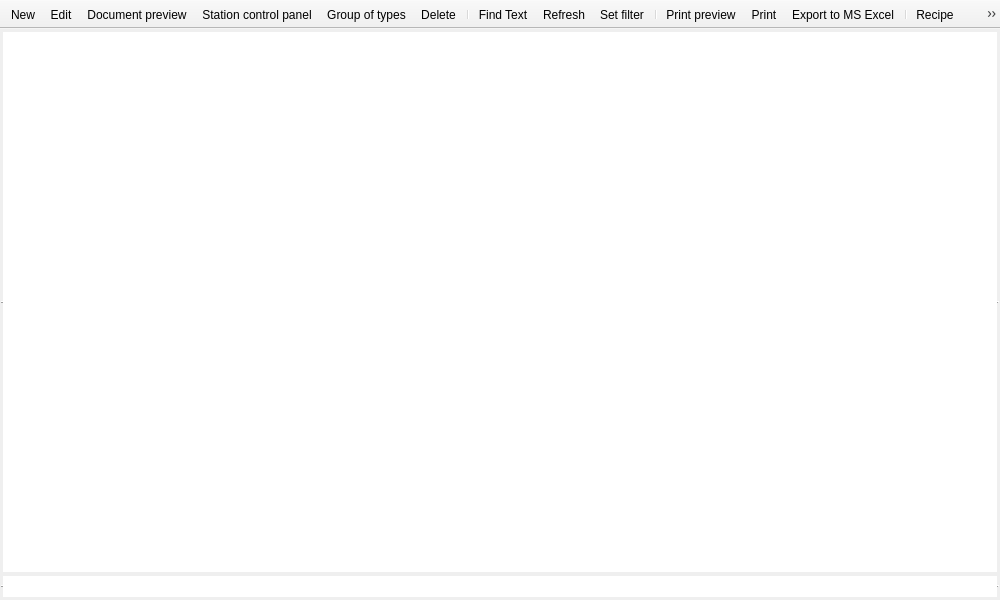
<?xml version="1.0" encoding="UTF-8"?>
<ui version="4.0">
 <class>BaseGrid</class>
 <widget class="QMainWindow" name="BaseGrid">
  <property name="geometry">
   <rect>
    <x>0</x>
    <y>0</y>
    <width>1000</width>
    <height>600</height>
   </rect>
  </property>
  <property name="minimumSize">
   <size>
    <width>1000</width>
    <height>600</height>
   </size>
  </property>
  <property name="windowTitle">
   <string>MainWindow</string>
  </property>
  <widget class="QWidget" name="centralwidget">
   <layout class="QHBoxLayout" name="horizontalLayout">
    <property name="spacing">
     <number>2</number>
    </property>
    <property name="leftMargin">
     <number>1</number>
    </property>
    <property name="topMargin">
     <number>1</number>
    </property>
    <property name="rightMargin">
     <number>1</number>
    </property>
    <property name="bottomMargin">
     <number>1</number>
    </property>
    <item>
     <layout class="QVBoxLayout" name="verticalLayout">
      <property name="spacing">
       <number>0</number>
      </property>
      <item>
       <widget class="QTableWidget" name="tableGrid">
        <property name="sizePolicy">
         <sizepolicy hsizetype="Expanding" vsizetype="Expanding">
          <horstretch>0</horstretch>
          <verstretch>1</verstretch>
         </sizepolicy>
        </property>
        <property name="frameShape">
         <enum>QFrame::HLine</enum>
        </property>
        <property name="frameShadow">
         <enum>QFrame::Raised</enum>
        </property>
        <property name="horizontalScrollBarPolicy">
         <enum>Qt::ScrollBarAlwaysOff</enum>
        </property>
        <property name="editTriggers">
         <set>QAbstractItemView::NoEditTriggers</set>
        </property>
        <property name="selectionMode">
         <enum>QAbstractItemView::SingleSelection</enum>
        </property>
        <property name="selectionBehavior">
         <enum>QAbstractItemView::SelectRows</enum>
        </property>
       </widget>
      </item>
      <item>
       <widget class="QTableWidget" name="tableTotal">
        <property name="sizePolicy">
         <sizepolicy hsizetype="Preferred" vsizetype="Fixed">
          <horstretch>0</horstretch>
          <verstretch>0</verstretch>
         </sizepolicy>
        </property>
        <property name="maximumSize">
         <size>
          <width>16777215</width>
          <height>25</height>
         </size>
        </property>
        <property name="frameShape">
         <enum>QFrame::HLine</enum>
        </property>
        <property name="frameShadow">
         <enum>QFrame::Raised</enum>
        </property>
        <property name="verticalScrollBarPolicy">
         <enum>Qt::ScrollBarAlwaysOff</enum>
        </property>
        <property name="editTriggers">
         <set>QAbstractItemView::NoEditTriggers</set>
        </property>
        <property name="selectionMode">
         <enum>QAbstractItemView::NoSelection</enum>
        </property>
        <property name="selectionBehavior">
         <enum>QAbstractItemView::SelectRows</enum>
        </property>
        <attribute name="horizontalHeaderVisible">
         <bool>false</bool>
        </attribute>
       </widget>
      </item>
     </layout>
    </item>
   </layout>
  </widget>
  <widget class="QMenuBar" name="menubar">
   <property name="geometry">
    <rect>
     <x>0</x>
     <y>0</y>
     <width>1000</width>
     <height>21</height>
    </rect>
   </property>
  </widget>
  <widget class="QToolBar" name="toolBar">
   <property name="windowTitle">
    <string>toolBar</string>
   </property>
   <property name="movable">
    <bool>false</bool>
   </property>
   <attribute name="toolBarArea">
    <enum>TopToolBarArea</enum>
   </attribute>
   <attribute name="toolBarBreak">
    <bool>false</bool>
   </attribute>
   <addaction name="actionNew"/>
   <addaction name="actionEdit"/>
   <addaction name="actionDocument_preview"/>
   <addaction name="actionStation_control_panel"/>
   <addaction name="actionGroup_of_types"/>
   <addaction name="actionDelete"/>
   <addaction name="separator"/>
   <addaction name="actionFind_Text"/>
   <addaction name="actionRefresh"/>
   <addaction name="actionFilter"/>
   <addaction name="separator"/>
   <addaction name="actionPrint_preview"/>
   <addaction name="actionPrint"/>
   <addaction name="actionExport_to_MS_Excel"/>
   <addaction name="separator"/>
   <addaction name="actionRecipe"/>
   <addaction name="actionEmployesRoles"/>
   <addaction name="actionSet_password"/>
   <addaction name="actionSpecial_comment_for_dish"/>
   <addaction name="actionRoles"/>
   <addaction name="actionGroupProp"/>
   <addaction name="actionMake_New_Hall"/>
   <addaction name="actionSalary"/>
   <addaction name="actionCalculate_selfcost"/>
   <addaction name="actionAdd_to_menu"/>
   <addaction name="actionChange_store_of_saled_dishes"/>
  </widget>
  <action name="actionNew">
   <property name="icon">
    <iconset resource="res.qrc">
     <normaloff>:/res/new.png</normaloff>:/res/new.png</iconset>
   </property>
   <property name="text">
    <string>New</string>
   </property>
   <property name="shortcut">
    <string>Ctrl+N</string>
   </property>
  </action>
  <action name="actionEdit">
   <property name="enabled">
    <bool>true</bool>
   </property>
   <property name="icon">
    <iconset resource="res.qrc">
     <normaloff>:/res/edit.png</normaloff>:/res/edit.png</iconset>
   </property>
   <property name="text">
    <string>Edit</string>
   </property>
   <property name="shortcut">
    <string>Ctrl+E</string>
   </property>
  </action>
  <action name="actionDelete">
   <property name="enabled">
    <bool>true</bool>
   </property>
   <property name="icon">
    <iconset resource="res.qrc">
     <normaloff>:/res/delete.png</normaloff>:/res/delete.png</iconset>
   </property>
   <property name="text">
    <string>Delete</string>
   </property>
   <property name="shortcut">
    <string>Ctrl+D</string>
   </property>
  </action>
  <action name="actionFilter">
   <property name="icon">
    <iconset resource="res.qrc">
     <normaloff>:/res/filter.png</normaloff>:/res/filter.png</iconset>
   </property>
   <property name="text">
    <string>Set filter</string>
   </property>
  </action>
  <action name="actionRefresh">
   <property name="icon">
    <iconset resource="res.qrc">
     <normaloff>:/res/refresh.png</normaloff>:/res/refresh.png</iconset>
   </property>
   <property name="text">
    <string>Refresh</string>
   </property>
   <property name="shortcut">
    <string>Ctrl+R</string>
   </property>
  </action>
  <action name="actionExport_to_MS_Excel">
   <property name="icon">
    <iconset resource="res.qrc">
     <normaloff>:/res/excel.png</normaloff>:/res/excel.png</iconset>
   </property>
   <property name="text">
    <string>Export to MS Excel</string>
   </property>
   <property name="shortcut">
    <string>Ctrl+Shift+E</string>
   </property>
  </action>
  <action name="actionPrint">
   <property name="icon">
    <iconset resource="res.qrc">
     <normaloff>:/res/print.png</normaloff>:/res/print.png</iconset>
   </property>
   <property name="text">
    <string>Print</string>
   </property>
   <property name="shortcut">
    <string>Ctrl+P</string>
   </property>
  </action>
  <action name="actionPrint_preview">
   <property name="icon">
    <iconset resource="res.qrc">
     <normaloff>:/res/printpreview.png</normaloff>:/res/printpreview.png</iconset>
   </property>
   <property name="text">
    <string>Print preview</string>
   </property>
   <property name="shortcut">
    <string>Ctrl+Shift+P</string>
   </property>
  </action>
  <action name="actionRecipe">
   <property name="icon">
    <iconset resource="res.qrc">
     <normaloff>:/res/recipe.png</normaloff>:/res/recipe.png</iconset>
   </property>
   <property name="text">
    <string>Recipe</string>
   </property>
   <property name="visible">
    <bool>false</bool>
   </property>
  </action>
  <action name="actionEmployesRoles">
   <property name="icon">
    <iconset resource="res.qrc">
     <normaloff>:/res/permission.png</normaloff>:/res/permission.png</iconset>
   </property>
   <property name="text">
    <string>EmployesRoles</string>
   </property>
   <property name="visible">
    <bool>false</bool>
   </property>
  </action>
  <action name="actionSet_password">
   <property name="icon">
    <iconset resource="res.qrc">
     <normaloff>:/res/Lock.png</normaloff>:/res/Lock.png</iconset>
   </property>
   <property name="text">
    <string>Set password</string>
   </property>
   <property name="visible">
    <bool>false</bool>
   </property>
  </action>
  <action name="actionGroup_of_types">
   <property name="icon">
    <iconset resource="res.qrc">
     <normaloff>:/res/list.png</normaloff>:/res/list.png</iconset>
   </property>
   <property name="text">
    <string>Group of types</string>
   </property>
   <property name="visible">
    <bool>false</bool>
   </property>
  </action>
  <action name="actionStation_control_panel">
   <property name="icon">
    <iconset resource="res.qrc">
     <normaloff>:/res/control.png</normaloff>:/res/control.png</iconset>
   </property>
   <property name="text">
    <string>Station control panel</string>
   </property>
   <property name="visible">
    <bool>false</bool>
   </property>
  </action>
  <action name="actionSpecial_comment_for_dish">
   <property name="icon">
    <iconset resource="res.qrc">
     <normaloff>:/res/permission.png</normaloff>:/res/permission.png</iconset>
   </property>
   <property name="text">
    <string>Special comment for dish</string>
   </property>
   <property name="visible">
    <bool>false</bool>
   </property>
  </action>
  <action name="actionRoles">
   <property name="icon">
    <iconset resource="res.qrc">
     <normaloff>:/res/permission.png</normaloff>:/res/permission.png</iconset>
   </property>
   <property name="text">
    <string>Roles</string>
   </property>
   <property name="visible">
    <bool>false</bool>
   </property>
  </action>
  <action name="actionDocument_preview">
   <property name="icon">
    <iconset resource="res.qrc">
     <normaloff>:/res/paste.png</normaloff>:/res/paste.png</iconset>
   </property>
   <property name="text">
    <string>Document preview</string>
   </property>
   <property name="visible">
    <bool>false</bool>
   </property>
  </action>
  <action name="actionGroupProp">
   <property name="icon">
    <iconset resource="res.qrc">
     <normaloff>:/res/magic.png</normaloff>:/res/magic.png</iconset>
   </property>
   <property name="text">
    <string>Change property of group of dishes</string>
   </property>
   <property name="visible">
    <bool>false</bool>
   </property>
  </action>
  <action name="actionMake_New_Hall">
   <property name="icon">
    <iconset resource="res.qrc">
     <normaloff>:/res/hall.png</normaloff>:/res/hall.png</iconset>
   </property>
   <property name="text">
    <string>Make New Hall</string>
   </property>
   <property name="visible">
    <bool>false</bool>
   </property>
  </action>
  <action name="actionFind_Text">
   <property name="icon">
    <iconset resource="res.qrc">
     <normaloff>:/res/preview.png</normaloff>:/res/preview.png</iconset>
   </property>
   <property name="text">
    <string>Find Text</string>
   </property>
   <property name="shortcut">
    <string>Ctrl+F</string>
   </property>
  </action>
  <action name="actionFind_next">
   <property name="icon">
    <iconset resource="res.qrc">
     <normaloff>:/res/preview.png</normaloff>:/res/preview.png</iconset>
   </property>
   <property name="text">
    <string>Find next</string>
   </property>
   <property name="shortcut">
    <string>F3</string>
   </property>
  </action>
  <action name="actionSalary">
   <property name="icon">
    <iconset resource="res.qrc">
     <normaloff>:/res/cash.png</normaloff>:/res/cash.png</iconset>
   </property>
   <property name="text">
    <string>Salary</string>
   </property>
   <property name="visible">
    <bool>false</bool>
   </property>
  </action>
  <action name="actionCalculate_selfcost">
   <property name="icon">
    <iconset resource="res.qrc">
     <normaloff>:/res/cash.png</normaloff>:/res/cash.png</iconset>
   </property>
   <property name="text">
    <string>Calculate selfcost</string>
   </property>
   <property name="visible">
    <bool>false</bool>
   </property>
  </action>
  <action name="actionAdd_to_menu">
   <property name="icon">
    <iconset resource="res.qrc">
     <normaloff>:/res/plus.png</normaloff>:/res/plus.png</iconset>
   </property>
   <property name="text">
    <string>Add to menu</string>
   </property>
   <property name="visible">
    <bool>false</bool>
   </property>
  </action>
  <action name="actionChange_store_of_saled_dishes">
   <property name="icon">
    <iconset resource="res.qrc">
     <normaloff>:/res/recipe.png</normaloff>:/res/recipe.png</iconset>
   </property>
   <property name="text">
    <string>Change store of saled dishes</string>
   </property>
  </action>
 </widget>
 <resources>
  <include location="res.qrc"/>
 </resources>
 <connections/>
</ui>
